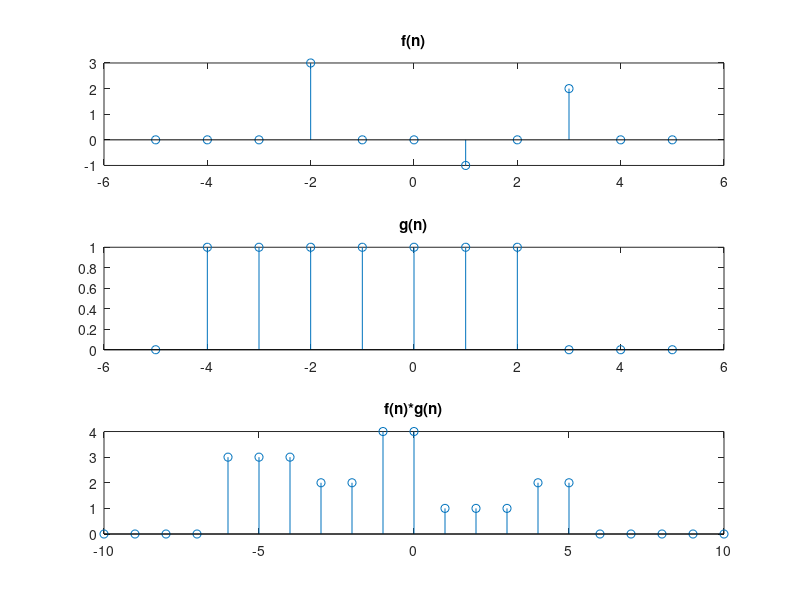

Write MATLAB code to recreate this figure.
clear 
close all

n = -5:5
a = 3.*(n == -2)
b = (n == 1)
c = 2.*(n == 3)

f = a-b+c

d = (n >= -4)
e = (n >= 3)

g = d-e

figure(1)
subplot(3,1,1)
stem(n,f)
title('f(n)')

subplot(3,1,2)
stem(n,g)
title('g(n)')

subplot(3,1,3)
n = -10:10
q = conv(f,g)
stem(n,q)
title('f(n)*g(n)')
